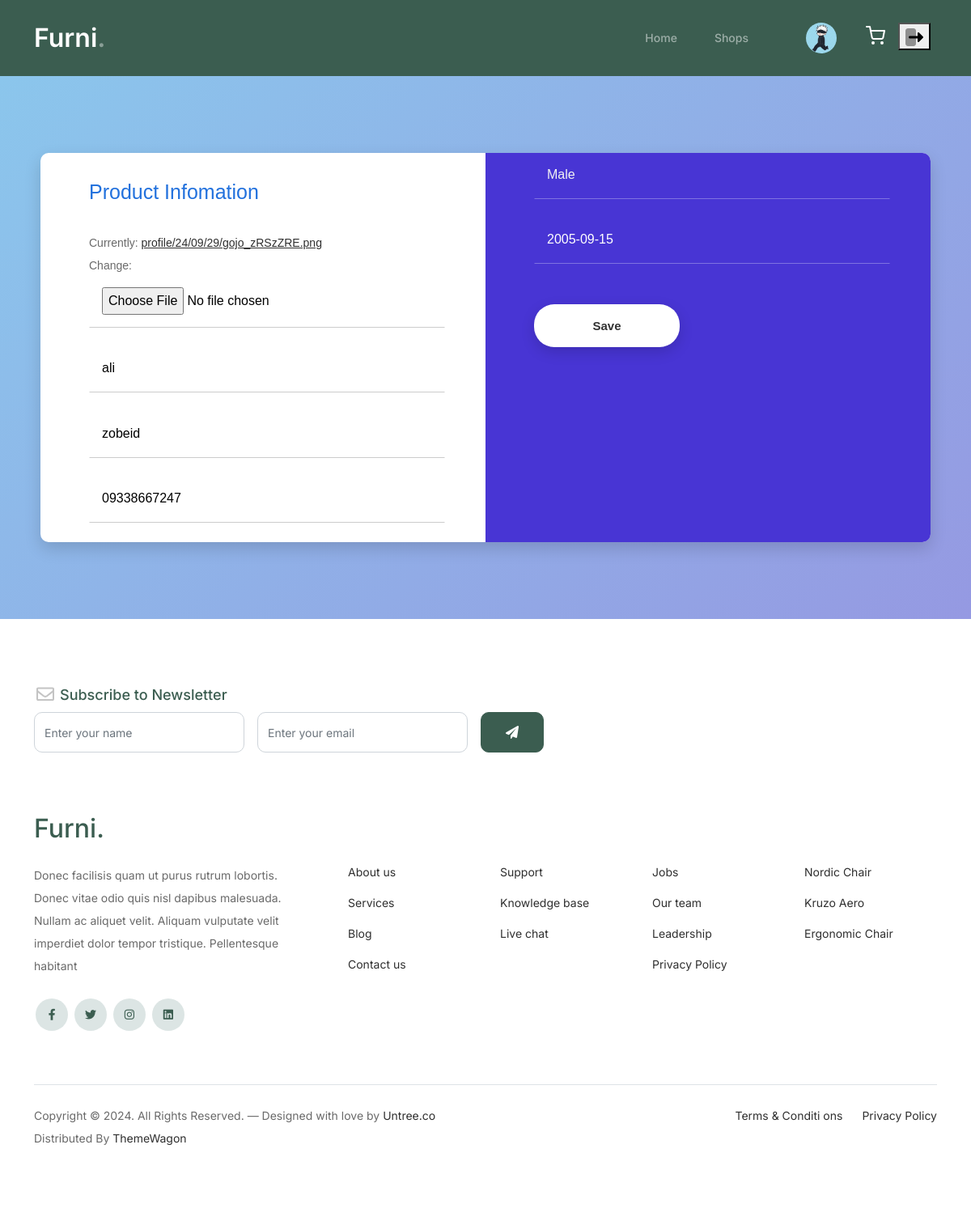
Page /profile/edit/ (signed in) on the committed database.
### accounts/models.py (models this page shows, shortened)
class Profile(models.Model):
    class Demography:
        class AgeCategory(models.TextChoices):
            A = "A", "3 to 7"
            B = "B", "7 to 12"
            C = "C", "12 to 18"
            D = "D", "18 to 30"
            E = "E", "30 to 40"
            F = "F", "40 to 60"
            G = "G", "+60"
        class Gender(models.TextChoices):
            M = "M", "Male"
            F = "F", "Female"
    first_name = models.CharField(max_length=64)
    last_name = models.CharField(max_length=64)
    phone_number = models.CharField(max_length=13)
    birth = models.DateField()
    gender = models.CharField(choices=Demography.Gender.choices, max_length=1)
    image = models.ImageField(upload_to="profile/%y/%m/%d/")
    user_age = models.PositiveIntegerField(blank=True)
    age_category = models.CharField(
        max_length=1, choices=Demography.AgeCategory.choices, blank=True
    )
    user = models.OneToOneField(User, on_delete=models.CASCADE, unique=True)
    class Meta:
        verbose_name = "پروفایل"
        verbose_name_plural = "پروفایل کاربران"

### website/views.py (the view)
# urls.py: path("profile/edit/",ProfileUserUpdateView.as_view(),name="update_profile"),
class ProfileUserUpdateView(NavbarUserTypeMixin, UpdateView):
    template_name = "profile/update_profile.html"
    form_class = ProfileForm
    success_url = reverse_lazy("profile")
    def get_object(self):
        return self.get_user().profile

### accounts/forms.py
class ProfileForm(forms.ModelForm):
    class Meta:
        model = Profile
        fields = ["first_name", "last_name", "image", "phone_number", "birth", "gender"]
    def __init__(self, *args, **kwargs):
        super(ProfileForm,self).__init__(*args, **kwargs)
        self.fields["first_name"].widget.attrs["placeholder"] = "First Name"
        self.fields["last_name"].widget.attrs["placeholder"] = "Last Name"
        self.fields["phone_number"].widget.attrs["placeholder"] = "Phone Number"
        self.fields["gender"].widget.attrs["placeholder"] = "Gender"
        self.fields["birth"].widget.attrs["placeholder"] = "Birth Day"
        self.fields["image"].widget.attrs["placeholder"] = "Image"

### cart/templatetags/poll_extra.py (called while the page is built)
@register.filter
def navbar(obj):
    return f"nav/{obj}.html"

### website/views.py (called while the page is built)
    def get_user(self):
        return self.UserType(self.request.user).validate()

    def get_context_data(self, **kwargs):
        context = super(NavbarUserTypeMixin, self).get_context_data(**kwargs)
        user = self.get_user()
        context["user_nav"], context["user_image"] = user.user_type, user.image
        return context

        def get_profile(self):
            if self.user_type != "goust":
                self.profile = Profile.objects.get(user=self.user)
                return self.profile

        @property
        def image(self):
            if self._user_type != "goust":
                return self.profile.image.url

        @property
        def user_type(self):
            return self._user_type

        def validate(self):
            self.get_user_type_and_fix_staff()
            self.get_profile()
            return self

### templates/profile/update_profile.html
{% extends "base.html" %}
{% block content %}
{% include "profile/update_profile_form.html" %}
{% endblock content %}

### templates/profile/update_profile_form.html
{% extends "register/main_register_form.html" %}
{% block register_model %}
<div class="form-left">
    <h2>Product Infomation</h2>
    <div class="form-row">
        {{form.image}}
    </div>
    <div class="form-row">
        {{form.first_name}}
    </div>
    <div class="form-row">
        {{form.last_name}}
    </div>
    <div class="form-row">
        {{form.phone_number}}
    </div>
</div>
<div class="form-right">
    <div class="form-row">
        {{form.gender}}
    </div>
    <div class="form-row">
        {{form.birth}}
    </div>
    <div class="form-row-last">
        <input type="submit" name="register" class="register" value="Save">
      </div>
</div>
{% endblock register_model %}

### static/css/style.css (style rules this page uses)
body { overflow-x: hidden; position: relative; }
body { font-family: "Inter", sans-serif; font-weight: 400; line-height: 28px; color: #6a6a6a; font-size: 14px; background-color: #eff2f1; }
a { text-decoration: none; -webkit-transition: .3s all ease; -o-transition: .3s all ease; transition: .3s all ease; color: #2f2f2f; text-decoration: underline; }

### static/css/register_style.css (style rules this page uses)
body { margin:0 }
.form-v10-content .form-detail h2 { font-weight:500;font-size:25px;margin-bottom:34px;padding:33px 50px 0 60px }
.form-v10-content .form-detail .form-left { border-top-left-radius:10px;border-bottom-left-radius:10px;width:100% }
.form-v10-content .form-detail .form-left h2 { color:#2271dd }
.form-v10-content .form-detail .form-right { width:100%;background:#4835d4;border-top-right-radius:10px;border-bottom-right-radius:10px }
.form-v10-content .form-detail .form-row { position:relative;margin-bottom:24px;padding-left:60px;padding-right:50px }
.form-v10-content .form-detail select,.form-v10-content .form-detail input { width:100%;padding:11.5px 15px 15px;border:1px solid transparent;background:0 0;appearance:unset;-moz-appearance:unset;-webkit-appearance:unset;-o-appearance:unset;-ms-appearance:unset;outline:none;-moz-outline:none;-webkit-outline:none;-o-outline:none;-ms-outline:none;font-family:montserrat,sans-serif;font-size:16px;box-sizing:border-box;-moz-box-sizing:border-box;-webkit-box-sizing:border-box;-o-box-sizing:border-box;-ms-box-sizing:border-box }
.form-v10-content .form-detail select { background:0 0;position:relative;z-index:9;cursor:pointer }
.form-v10-content .form-detail .form-right select { color:#f2f2f2 }
.form-v10-content .form-detail .form-left input { color:#000 }
.form-v10-content .form-detail .form-right input { color:#fff }
.form-v10-content .form-detail .form-left input,.form-v10-content .form-detail .form-left select { border-bottom:1px solid #ccc }
.form-v10-content .form-detail .form-right input,.form-v10-content .form-detail .form-right select { border-bottom:1px solid;border-bottom-color:rgba(255,255,255,.3) }
.form-v10-content .form-detail .form-right select option { background:#4835d4 }
.form-v10-content .form-detail .form-right .form-row-last { padding-left:60px;margin:44px 0 10px }
.form-v10-content .form-detail .form-right .register { background:#fff;border-radius:25px;-o-border-radius:25px;-ms-border-radius:25px;-moz-border-radius:25px;-webkit-border-radius:25px;box-shadow:0 6px 17px 0 rgba(0,0,0,.15);-o-box-shadow:0 6px 17px 0 rgba(0,0,0,.15);-ms-box-shadow:0 6px 17px 0 rgba(0,0,0,.15);-moz-box-shadow:0 6px 17px 0 rgba(0,0,0,.15);-webkit-box-shadow:0 6px 17px 0 rgba(0,0,0,.15);width:180px;border:none;margin:6px 0 50px 0;cursor:pointer;color:#333;font-weight:700;font-size:15px }
.form-v10-content .form-detail .form-right .form-row-last input { padding:12.5px }

### rows in the picture
Profile: first_name "ali", last_name "zobeid", phone_number "09338667247", gender "Male", birth "2005-09-15"
